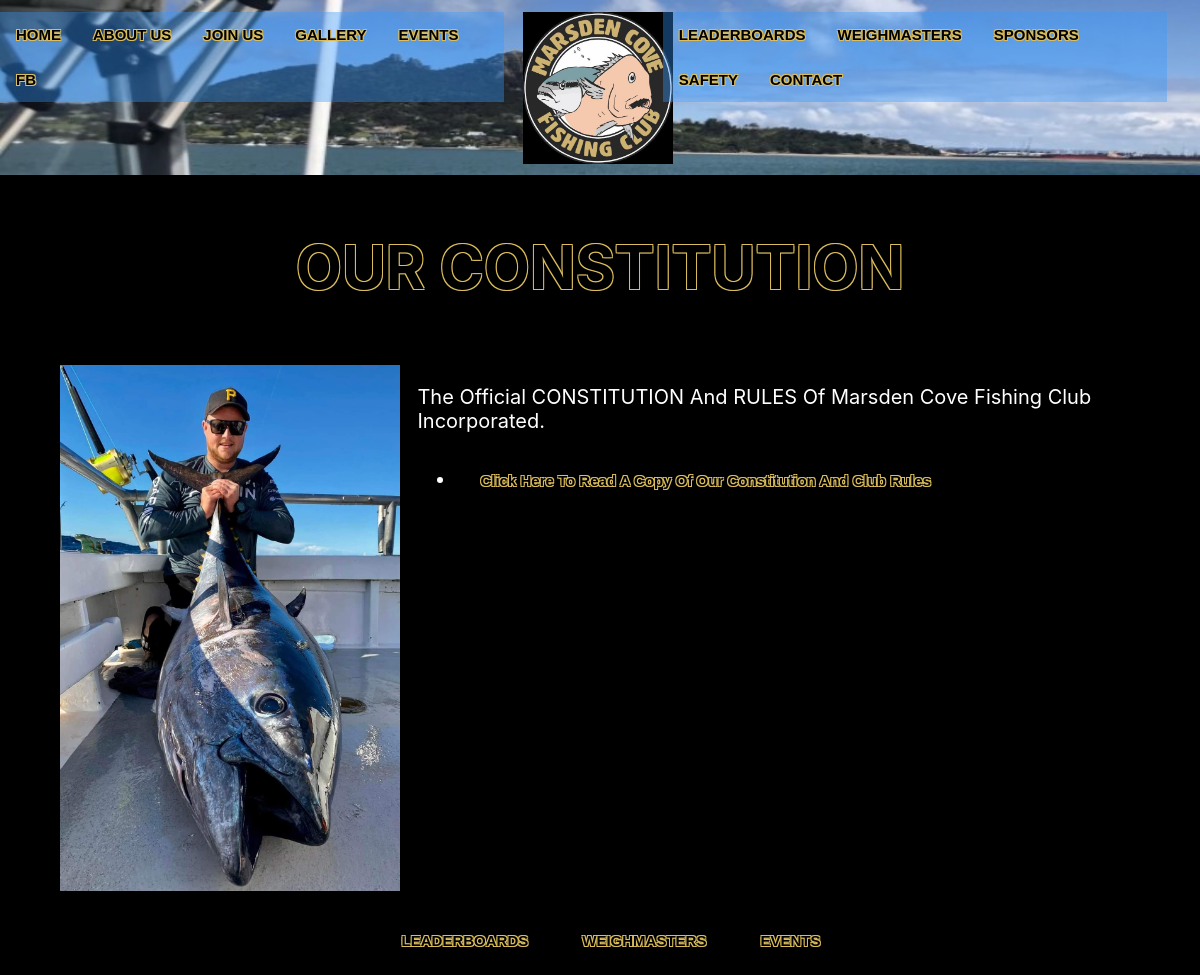
Page /pages.php?id=2 on the committed database.
### tables this page shows
CREATE TABLE `pages` (
  `id` int(11) NOT NULL,
  `title` varchar(100) DEFAULT NULL,
  `image` varchar(50) DEFAULT NULL,
  `text` text DEFAULT NULL
);

### pages.php (the view, shortened to what this page needs)
<!DOCTYPE html>
<html>
<head>
    <?php include('setup.php');
    $pageID= $_GET["id"];
$sql = "SELECT * FROM `pages`WHERE id =$pageID";
$result = $conn->query($sql);
if ($result->num_rows > 0) {
  while($row = $result->fetch_assoc()) {
      $title=$row["title"];
      $image=$row["image"];
      $text=$row["text"];
  }
} else {
  echo "0 results";
}
?>
<link rel="stylesheet" href="css/style.css">
</head>
<body>
   <?php include('header.php');?>
<div class="wrapper">
<div class="section group">
	<div class="col span_9_of_9">
     <h1 class="element"><?php print $title;?></h1>
    </div>
</div>
<div class="section group">
    <div class="col span_3_of_9">
     <img src="Images/<?php print $image;?>">
    </div>
    <div class="line col span_6_of_9">
        <p><?php print $text;?></p>
    </div>
</div>
</div>
<?php include('footer.php');?>
</body>
</html>

### css/style.css (style rules this page uses)
body { background-size: 100% 40%; background-color: black }
.section { clear: both; padding: 0px; margin: 0px; }
.col { display: block; float:left; margin: 1% 0 1% 1.6%; }
.col:first-child { margin-left: 0; }
.group:before, .group:after { content:""; display:table; }
.group:after { clear:both; }
.group { zoom:1; }
.span_9_of_9 { width: 100%; }
.span_6_of_9 { width: 66%; }
.span_3_of_9 { width: 31.5%; }
.wrapper { width: 90%; margin: auto; clear:both; }
li a { display: block; color: white; font-size: 15px; font-family: sans-serif; font-weight: 700; text-align: center; padding: 20px 16px; text-decoration: none; }
li a, .dropbtn { display: inline-block; color: white; text-align: center; padding: 14px 16px; text-decoration: none; }
a:link { color: #000; background-color: transparent; text-decoration: none; }
p { font-size:20px; color:white; text-align:left; }
h1 { font-size:60px; color:black; text-align: center; }
.element { text-shadow: -1px -1px 0 #DBBD5C, 1px -1px 0 #DBBD5C, -1px 1px 0 #DBBD5C, 1px 1px 0 #DBBD5C; }
a { text-shadow: -1px -1px 0 #DBBD5C, 1px -1px 0 #DBBD5C, -1px 1px 0 #DBBD5C, 1px 1px 0 #DBBD5C; }
* { box-sizing: border-box; font-family: -apple-system, BlinkMacSystemFont, "segoe ui", roboto, oxygen, ubuntu, cantarell, "fira sans", "droid sans", "helvetica neue", Arial, sans-serif; font-size: 16px; font-weight: antialiased; }
body { background-color: #000; }
* { box-sizing: border-box; font-family: -apple-system, BlinkMacSystemFont, "segoe ui", roboto, oxygen, ubuntu, cantarell, "fira sans", "droid sans", "helvetica neue", Arial, sans-serif; font-size: 16px; }
body { background-color: #000; margin: 0; }

### pages.php (style rules this page uses)
body { background-image: url('Images/whangarei-heads-improv.jpg'); background-repeat: no-repeat; background-size: 100% 18%; }
img { width: 100%; }
.line li { color:white; font-size: 20px; font-family: sans-serif; padding: 5px 20px; }

### rows in the picture
pages: title "OUR CONSTITUTION", image (picture), text "The Official CONSTITUTION And RULES Of Marsden Cove Fishing Club Incorporated. Click Here To Read A Copy Of Our Constitution And Club Rules"
